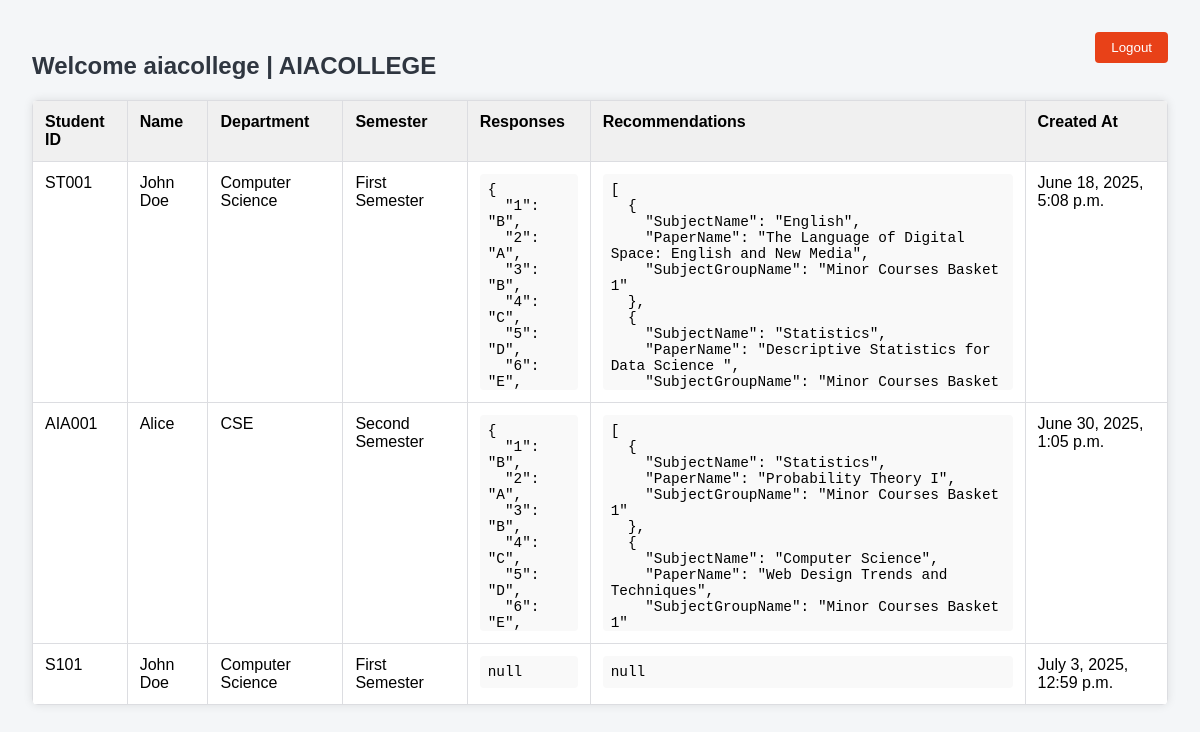
Page /panel/ (signed in) on the committed database.
### core/models.py (models this page shows, shortened)
class CollegeUser(models.Model):
    user = models.OneToOneField(User, on_delete=models.CASCADE)
    college = models.ForeignKey(College, on_delete=models.CASCADE)

class College(models.Model):
    college_id = models.CharField(max_length=50, unique=True)
    name = models.CharField(max_length=200, unique=True)
    base_url = models.URLField()

class Student(models.Model):
    student_id = models.CharField(max_length=20)
    name = models.CharField(max_length=100)
    department = models.CharField(max_length=100)
    semester = models.CharField(max_length=20)
    college = models.ForeignKey(College, on_delete=models.CASCADE)
    responses = models.JSONField(null=True, blank=True)
    recommendations = models.JSONField(null=True, blank=True)
    created_at = models.DateTimeField(auto_now_add=True)
    class Meta:
        unique_together = ('college', 'student_id')

### core/views.py (the view)
# urls.py: path('panel/', college_user_panel, name='college-panel'),
@login_required
def college_user_panel(request):
    if not hasattr(request.user, 'collegeuser'):
        return render(request, 'unauthorized.html')
    students = Student.objects.filter(college=request.user.collegeuser.college)
    return render(request, 'college_user_panel.html', {'students': students})

### core/templatetags/json_filters.py (called while the page is built)
@register.filter
def pretty_json(value):
    try:
        return json.dumps(value, indent=2)
    except:
        return value

### core/templates/college_user_panel.html (shortened to what this page needs)
{% load json_filters %}
<!DOCTYPE html>
<html lang="en">
<head>
</head>
<body>
  <div class="container">
    <form method="post" action="{% url 'logout' %}" style="float: right;">
    <button type="submit" class="logout">Logout</button>
    </form>
    <h2>Welcome {{ user.username }} | {{ user.collegeuser.college.name }}</h2>
    <table>
      <thead>
        <tr>
          <th>Student ID</th>
          <th>Name</th>
          <th>Department</th>
          <th>Semester</th>
          <th>Responses</th>
          <th>Recommendations</th>
          <th>Created At</th>
        </tr>
      </thead>
      <tbody>
        {% for student in students %}
          <tr>
            <td>{{ student.student_id }}</td>
            <td>{{ student.name }}</td>
            <td>{{ student.department }}</td>
            <td>{{ student.semester }}</td>
            <td><pre>{{ student.responses|pretty_json }}</pre></td>
            <td><pre>{{ student.recommendations|pretty_json }}</pre></td>
            <td>{{ student.created_at }}</td>
          </tr>
        {% empty %}
          <tr><td colspan="7">No students found for your college.</td></tr>
        {% endfor %}
      </tbody>
    </table>
  </div>
</body>
</html>

### core/templates/college_user_panel.html (style rules this page uses)
body { font-family: Arial, sans-serif; background: #f4f6f8; margin: 0; padding: 0; }
.container { padding: 2rem; }
h2 { color: #2f3640; }
table { width: 100%; border-collapse: collapse; margin-top: 1rem; background: white; box-shadow: 0 0 10px rgba(0,0,0,0.1); border-radius: 6px; overflow: hidden; }
th, td { border: 1px solid #dcdde1; padding: 0.75rem; text-align: left; vertical-align: top; }
th { background-color: #f0f0f0; }
pre { margin: 0; max-height: 200px; overflow: auto; white-space: pre-wrap; font-size: 0.9rem; background: #f9f9f9; border-radius: 4px; padding: 0.5rem; }
.logout { float: right; padding: 0.5rem 1rem; background: #e84118; color: white; border: none; border-radius: 4px; text-decoration: none; }

### rows in the picture
Student: student_id "ST001", name "John Doe", department "Computer Science", semester "First Semester", responses|pretty_json "{ \"1\": \"B\", \"2\": \"A\", \"3\": \"B\", \"4\": \"C\", \"5\": \"D\", \"6\": \"E\",…", recommendations|pretty_json "[ { \"SubjectName\": \"English\", \"PaperName\": \"The Language of Digital Space: English and New Media\", \"SubjectGroupName\": \"Minor Courses Basket 1\" }, { \"SubjectName\": \"Statistics\", \"PaperName\": \"Descriptive Statistics for Data Science \", \"SubjectGroupName\": \"Minor Courses Basket…", created_at "June 18, 2025, 5:08 p.m."
Student: student_id "AIA001", name "Alice", department "CSE", semester "Second Semester", responses|pretty_json "{ \"1\": \"B\", \"2\": \"A\", \"3\": \"B\", \"4\": \"C\", \"5\": \"D\", \"6\": \"E\",…", recommendations|pretty_json "[ { \"SubjectName\": \"Statistics\", \"PaperName\": \"Probability Theory I\", \"SubjectGroupName\": \"Minor Courses Basket 1\" }, { \"SubjectName\": \"Computer Science\", \"PaperName\": \"Web Design Trends and Techniques\", \"SubjectGroupName\": \"Minor Courses Basket 1\"…", created_at "June 30, 2025, 1:05 p.m."
Student: student_id "S101", name "John Doe", department "Computer Science", semester "First Semester", responses|pretty_json "null", recommendations|pretty_json "null", created_at "July 3, 2025, 12:59 p.m."

### other values in the picture
{{ user.username }} "aiacollege"
{{ user.collegeuser.college.name }} "AIACOLLEGE"
